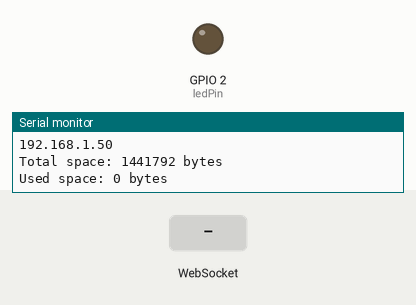
This sketch was run on a simulated ESP32. On the bench: output pins drawn as LEDs (lit = HIGH), the last lines printed to the serial monitor. The inputs (shaded band) are chosen by the test bench. WiFi joins after 1.5 s; servers stay silent unless stated; storage starts empty.

Above: at 6.2 s.
6.3 s: WebSocket text "toggleON" received
At 6.6 s:
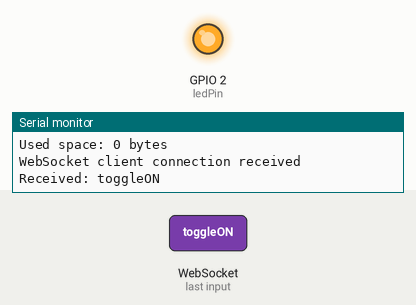
7.8 s: WebSocket text "toggleOFF" received
At 9.0 s:
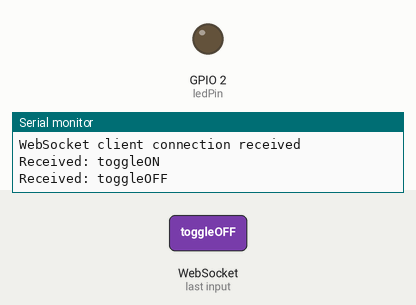
Timing chart, 0 to 10.8 s (numbered marks = the images above; inputs shaded):
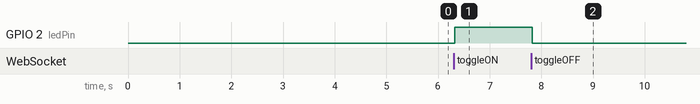

The sketch:

sketch_aug22a.ino
```cpp
  #include "WiFi.h"
#include "SPIFFS.h"
#include "ESPAsyncWebServer.h"
#include "ArduinoJson.h"

const int ledPin = 2;

const char *ssid = "Flav";
const char *password = "12345678";

char *ledState = (char *)"OFF";

AsyncWebServer server(80);
AsyncWebSocket ws("/ws");

void notifyClients()
{
  ws.textAll(ledState);
}

void handleJSON(const String &msg)
{
  StaticJsonDocument<200> doc;
  DeserializationError err = deserializeJson(doc, msg);

  if (err)
  {
    Serial.println("JSON parse failed.");
    return;
  }

  const char *name = doc["name"];
  int age = doc["age"];

  Serial.println("Received JSON Object:");
  Serial.printf("name: %s\n", name);
  Serial.printf("age: %d\n", age);
}

void onWsEvent(AsyncWebSocket *server, AsyncWebSocketClient *client, AwsEventType type, void *arg, uint8_t *data, size_t len)
{
  if (type == WS_EVT_CONNECT)
  {
    Serial.println("WebSocket client connection received");
  }
  else if (type == WS_EVT_DISCONNECT)
  {
    Serial.println("WebSocket client connection finished");
  }
  else if (type == WS_EVT_DATA)
  {
    String msg;
    for (size_t i = 0; i < len; i++)
    {
      msg += (char)data[i];
    }
    Serial.println("Received: " + msg);

    if (msg == "toggleON")
    {
      ledState = (char *)"ON";
      digitalWrite(ledPin, HIGH);
      notifyClients();
    }
    else if (msg == "toggleOFF")
    {
      ledState = (char *)"OFF";
      digitalWrite(ledPin, LOW);
      notifyClients();
    }
    else if (msg.startsWith("{"))
    {
      handleJSON(msg);
      return;
    }
    else
    {
      Serial.print("Received message from web: ");
      Serial.println(msg);
      String confirmationMessage = "Mesajul '" + msg + "' a ajuns cu succes!";
      client->text(confirmationMessage);
    }
  }
}

void initWebServer()
{
  if (!SPIFFS.begin(true))
  {
    Serial.println("An error has occurred while mounting SPIFFS");
    return;
  }
  else
  {
    Serial.println("SPIFFS mounted successfully");
  }

  server.addHandler(&ws);

  server.on("/", HTTP_GET, [](AsyncWebServerRequest *request) {
    request->send(SPIFFS, "/index.html", "text/html");
  });

  server.on("/models/esp32.glb", HTTP_GET, [](AsyncWebServerRequest *request){
    request->send(SPIFFS, "/models/esp32_draco.glb", "model/gltf-binary");
  });

  server.serveStatic("/", SPIFFS, "/");

  ws.onEvent(onWsEvent);

  server.begin();
}

void setup()
{
  Serial.begin(115200);
  pinMode(ledPin, OUTPUT);
  WiFi.begin(ssid, password);
  delay(5000);
  //Serial.println(WiFi.softAPIP());
  initWebServer();

  while(WiFi.status() != WL_CONNECTED)
  {
    Serial.print(".");
    delay(1000);
  }
  Serial.println();
  Serial.println("WiFi connected");
  Serial.println("Ip Adress: ");
  Serial.println(WiFi.localIP());
  Serial.print("Total space: ");
  Serial.print(SPIFFS.totalBytes());
  Serial.println(" bytes");
  Serial.print("Used space: ");
  Serial.print(SPIFFS.usedBytes());
  Serial.println(" bytes");
}

void loop()
{
}
```

Measured:
- after the input at 6.3 s, GPIO 2 (ledPin): LOW → HIGH at once
- after the input at 7.8 s, GPIO 2 (ledPin): HIGH → LOW at once
